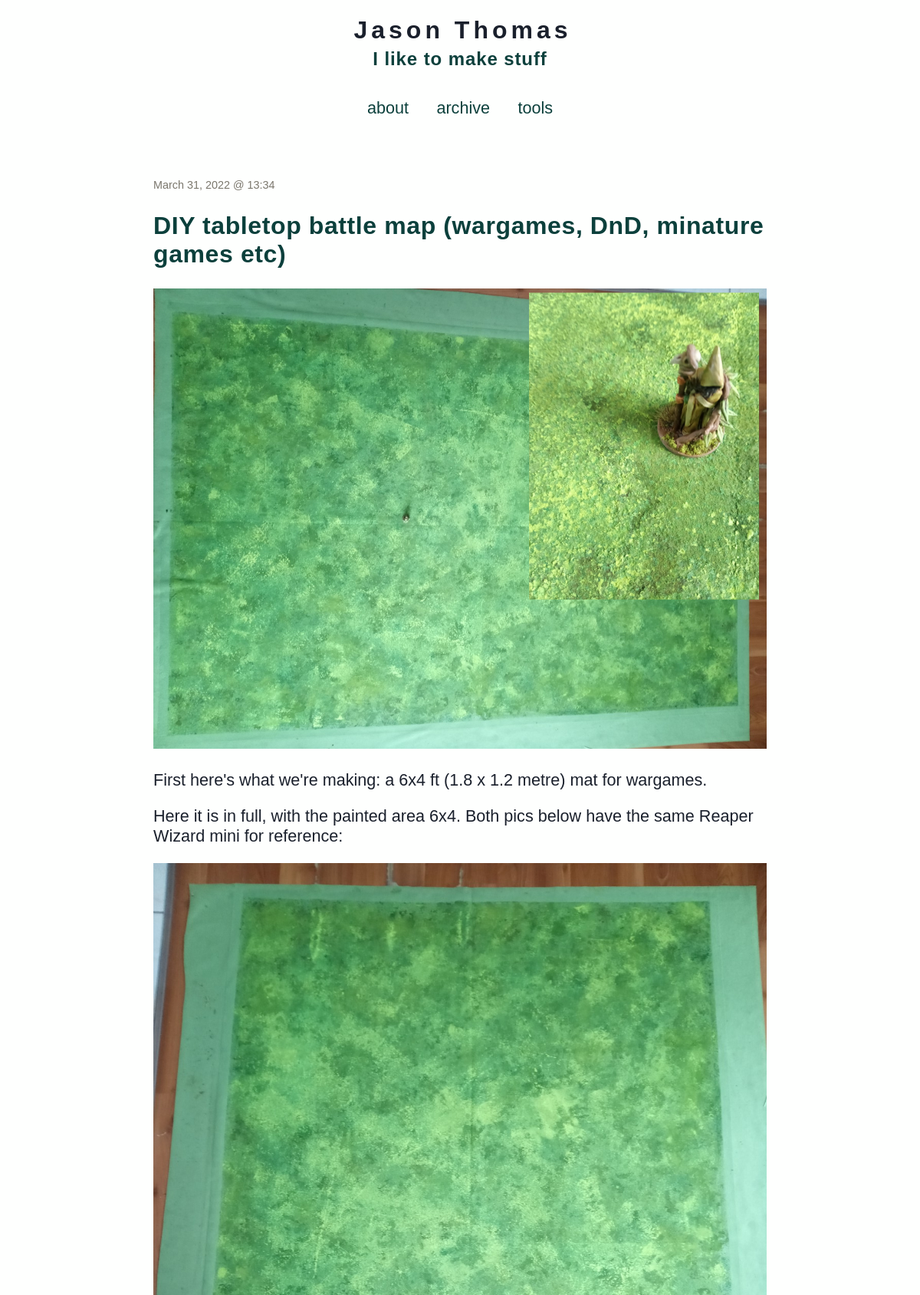
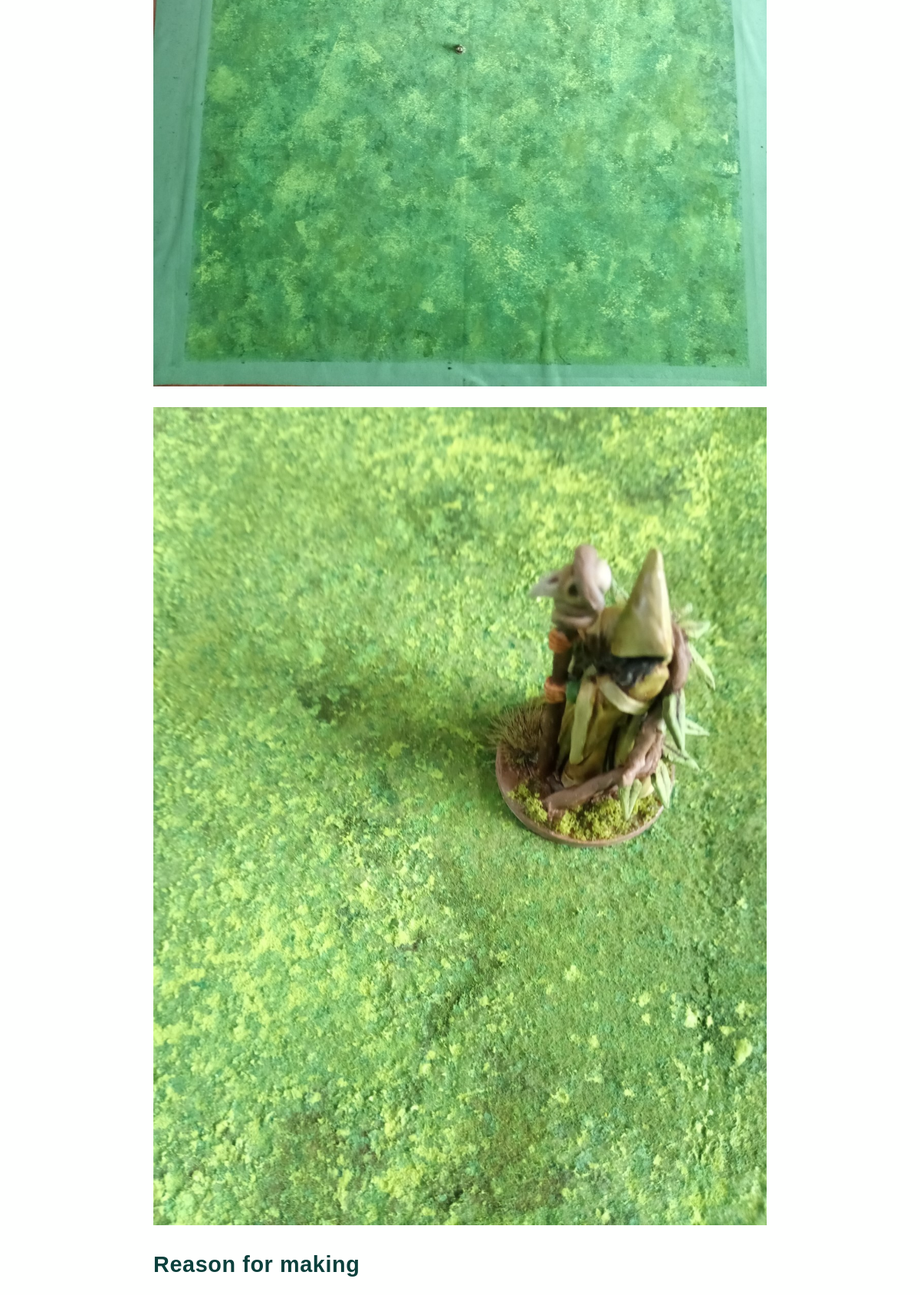
The page / (upper part) on the database its author committed (2 pictures, top to bottom).
### tables this page shows
CREATE TABLE entries (
  id integer primary key autoincrement,
  entryDate date not null,
  title text not null,
  text text not null
);

### app.py (the view)
@app.route('/')
def show_current():
    session.pop('logged_in', None)
    entries = getSqlRecords()
    showPost = len(entries)-1
    return render_template('show_current.html', entries=entries, postNum=showPost)

### app.py (called while the page is built)
def connect_db():
    return sqlite3.connect(app.config['DATABASE'])

def getSqlRecords():
    cursor = g.db.execute('select title, entryDate, text from entries order by id asc')
    entries = [dict(title=row[0], date=row[1], text=row[2]) for row in cursor.fetchall()]
    return entries

@app.before_request
def before_request():
    g.db = connect_db()

@app.teardown_request
def teardown_request(exception):
    db = getattr(g, 'db', None)
    if db is not None:
        db.close()

@app.after_request
def after_request(response):
    response.headers.set('X-Content-Type-Options', 'nosniff')
    response.headers.set('X-Frame-Options', 'DENY')
    response.headers.set('X-XSS-Protection', '1; mode=block')
    response.headers.set('Strict-Transport-Security', 'max-age=63072000')
    return response

### templates/show_current.html
{% extends "layout.html" %}
{% block body %}
  {% if entries|length > 0 %}
    <p class=dateText>{{ entries[postNum].date|safe }}</p><h2>{{ entries[postNum].title }}</h2>{{ entries[postNum].text|safe }}
  {% else %}
    <em>Why not say something?</em>
  {% endif %}
{% endblock %}

### static/style.css (style rules this page uses)
a,h2,h3 { color: #0C403C; }
h1,h2,h3,h4 { letter-spacing: 0.6px; }
img { width: 100%; height: auto; }
.dateText { margin-bottom:0px; color: #7B776D; font-size:90%; }
h2 { font-size: 4.0vh; }
h3 { font-size: 3.6vh; }
p, a, code, li { font-size: 2.7vh; }

### rows shown on the page
entries: entryDate "March 31, 2022 @ 13:34", title "DIY tabletop battle map (wargames, DnD, minature games etc)", text (picture), text "First here's what we're making: a 6x4 ft (1.8 x 1.2 metre) mat for wargames. Here it is in full, with the painted area 6x4. Both pics below have the same Reaper Wizard mini for reference: Reason for making"
